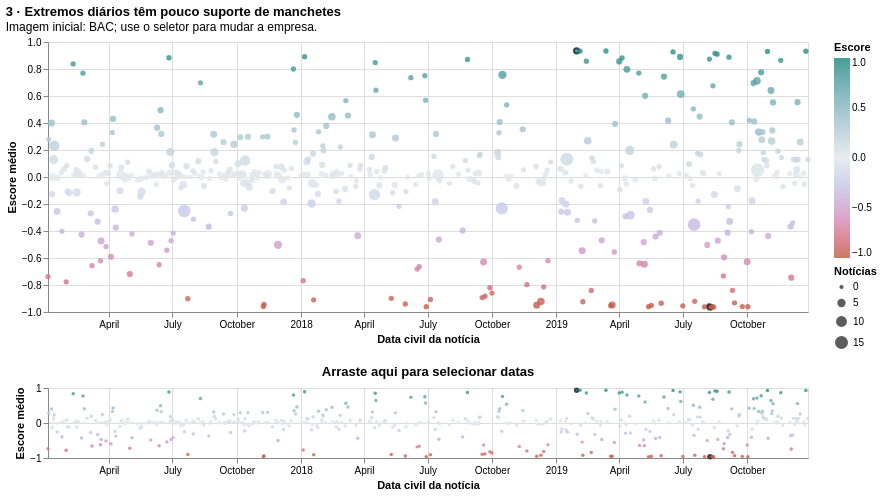

Notebook code for this chart:
### Markdown cell above
### Etapa 2 — Explorar a série temporal

O gráfico começa em BAC. O seletor muda a empresa; a seleção de datas altera o intervalo mostrado.

### Code cell
empresa_tempo = alt.param(name='empresa_tempo', value='BAC',
    bind=alt.binding_select(options=EMPRESAS, name='Empresa: '))
intervalo = alt.selection_interval(encodings=['x'], name='intervalo_datas')
pontos = alt.Chart(diario).transform_filter(alt.datum.stock == empresa_tempo).mark_circle().encode(
    x=alt.X('news_date:T', title='Data civil da notícia'),
    y=alt.Y('escore_sentimento:Q', title='Escore médio', scale=alt.Scale(domain=[-1, 1])),
    size=alt.Size('n_noticias:Q', title='Notícias', scale=alt.Scale(range=[18, 180])),
    color=alt.Color('escore_sentimento:Q', title='Escore',
        scale=alt.Scale(domain=[-1, 0, 1], range=['#BD5B3A', '#E3E8EC', '#16877B'])),
    stroke=alt.condition('isValid(datum.extremo)', alt.value('#172533'), alt.value('transparent')),
    strokeWidth=alt.value(2), opacity=alt.value(.8),
    tooltip=['stock:N', alt.Tooltip('news_date:T', format='%Y-%m-%d'),
             alt.Tooltip('escore_sentimento:Q', format='.3f'), 'n_noticias:Q',
             alt.Tooltip('manchete_exemplo:N', title='Manchete de exemplo')])
detalhe = pontos.transform_filter(intervalo).properties(width=760, height=270)
visao_geral = pontos.encode(size=alt.value(12)).properties(
    width=760, height=70, title='Arraste aqui para selecionar datas').add_params(intervalo)
q3 = (detalhe & visao_geral).add_params(empresa_tempo).properties(
    title=alt.TitleParams(
        text='3 · Extremos diários têm pouco suporte de manchetes',
        subtitle='Imagem inicial: BAC; use o seletor para mudar a empresa.'))
display(q3)
display(extremos.sort_values(['stock', 'extremo'])[
    ['stock', 'extremo', 'news_date', 'escore_sentimento', 'n_noticias', 'manchete_exemplo']])

### Figure 1 — Vega-Lite specification as saved in the notebook (floating-point values rounded to 4 significant figures; data arrays with more than 128 entries replaced by an {"elided": "..."} marker saying what was removed)
{"$schema": "https://vega.github.io/schema/vega-lite/v6.4.1.json", "config": {"view": {"continuousHeight": 300, "continuousWidth": 300}}, "data": {"name": "data-3305e0d25039d235a9895740e8a2636e"}, "datasets": {"data-3305e0d25039d235a9895740e8a2636e": {"elided": "2569 records"}}, "params": [{"name": "intervalo_datas", "select": {"encodings": ["x"], "type": "interval"}, "views": ["view_0dd4a3eda2c4f66e_1"]}, {"bind": {"input": "select", "name": "Empresa: ", "options": ["BAC", "JNJ", "KO", "NFLX", "NVDA"]}, "name": "empresa_tempo", "value": "BAC"}], "title": {"subtitle": "Imagem inicial: BAC; use o seletor para mudar a empresa.", "text": "3 · Extremos diários têm pouco suporte de manchetes"}, "vconcat": [{"encoding": {"color": {"field": "escore_sentimento", "scale": {"domain": [-1, 0, 1], "range": ["#BD5B3A", "#E3E8EC", "#16877B"]}, "title": "Escore", "type": "quantitative"}, "opacity": {"value": 0.8}, "size": {"field": "n_noticias", "scale": {"range": [18, 180]}, "title": "Notícias", "type": "quantitative"}, "stroke": {"condition": {"test": "isValid(datum.extremo)", "value": "#172533"}, "value": "transparent"}, "strokeWidth": {"value": 2}, "tooltip": [{"field": "stock", "type": "nominal"}, {"field": "news_date", "format": "%Y-%m-%d", "type": "temporal"}, {"field": "escore_sentimento", "format": ".3f", "type": "quantitative"}, {"field": "n_noticias", "type": "quantitative"}, {"field": "manchete_exemplo", "title": "Manchete de exemplo", "type": "nominal"}], "x": {"field": "news_date", "title": "Data civil da notícia", "type": "temporal"}, "y": {"field": "escore_sentimento", "scale": {"domain": [-1, 1]}, "title": "Escore médio", "type": "quantitative"}}, "height": 270, "mark": {"type": "circle"}, "transform": [{"filter": "(datum.stock === empresa_tempo)"}, {"filter": {"param": "intervalo_datas"}}], "width": 760}, {"encoding": {"color": {"field": "escore_sentimento", "scale": {"domain": [-1, 0, 1], "range": ["#BD5B3A", "#E3E8EC", "#16877B"]}, "title": "Escore", "type": "quantitative"}, "opacity": {"value": 0.8}, "size": {"value": 12}, "stroke": {"condition": {"test": "isValid(datum.extremo)", "value": "#172533"}, "value": "transparent"}, "strokeWidth": {"value": 2}, "tooltip": [{"field": "stock", "type": "nominal"}, {"field": "news_date", "format": "%Y-%m-%d", "type": "temporal"}, {"field": "escore_sentimento", "format": ".3f", "type": "quantitative"}, {"field": "n_noticias", "type": "quantitative"}, {"field": "manchete_exemplo", "title": "Manchete de exemplo", "type": "nominal"}], "x": {"field": "news_date", "title": "Data civil da notícia", "type": "temporal"}, "y": {"field": "escore_sentimento", "scale": {"domain": [-1, 1]}, "title": "Escore médio", "type": "quantitative"}}, "height": 70, "mark": {"type": "circle"}, "name": "view_0dd4a3eda2c4f66e_1", "title": "Arraste aqui para selecionar datas", "transform": [{"filter": "(datum.stock === empresa_tempo)"}], "width": 760}]}
